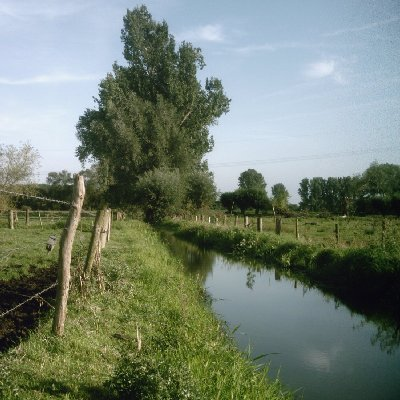
#> input picture Script/Python/image.jpg, 400 x 400 px
$ python nearestNeighbor.py
#> lines starting #> are read from the running program, lines starting #| are printed output that depends on the picture
import numpy as np
from PIL import Image


FACTOR = 4
INCREMENT = FACTOR // 2      # = 2
WIDTH = 400
HEIGHT = 400
NEW_WIDTH = INCREMENT * WIDTH
NEW_HEIGHT = INCREMENT * HEIGHT
PIXEL_COUNT = WIDTH * HEIGHT


inputImage = Image.open("image.jpg").convert('L')
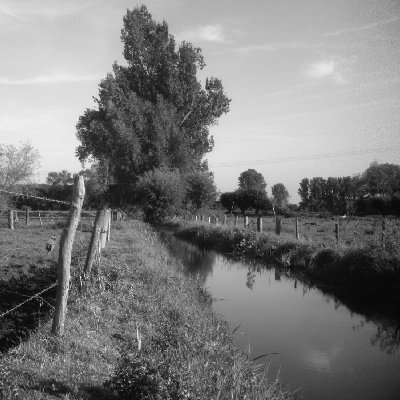
#> inputImage: PIL image 400x400 L; min 0, max 251, mean 123.7
inputImage.load()
inputImage = np.asarray(inputImage, dtype="uint8")
outputImage = Image.fromarray(inputImage, 'L')
outputImage.save('input.jpg')
print(inputImage)
#> (printed output is left out)


output = np.array([0] * PIXEL_COUNT * FACTOR, dtype="float")  # Memory


counter = 0
image = np.array([0] * PIXEL_COUNT)
for i in range(0, HEIGHT):
    for j in range(0, WIDTH):
        image[counter] = inputImage[i][j]
        counter += 1
#> after the loop, counter = 160000


def saveInIndex(valueArray, indexArray, vectorSize):
    for i in range(0, vectorSize):
        output[indexArray[i]] = valueArray[i]


def nearestNeighbor():
    pixelCounter = 0
    offset = np.array([0, 1, NEW_WIDTH, NEW_WIDTH + 1])
    while(pixelCounter < PIXEL_COUNT):
        saveInIndex(np.array([image[pixelCounter]] * 4), offset, 4)
        offset += 2
        pixelCounter += 1
        if(pixelCounter % WIDTH == 0):
            offset += NEW_WIDTH
#> after the loop, offset = [640000, 640001, 640800, 640801]; pixelCounter = 160000


nearestNeighbor()


counter = 0
convertedImage = []
for i in range(0, NEW_HEIGHT):
    convertedImage.append(output[NEW_WIDTH * i: NEW_WIDTH * i + NEW_WIDTH])
convertedImage = np.array(convertedImage, dtype="uint8")
outputImage = Image.fromarray(convertedImage, 'L')
outputImage.save('outputNearestNeighbor.jpg')
